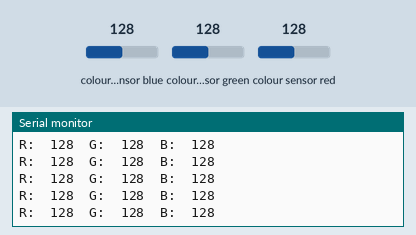
This sketch was run on a simulated Arduino Uno, built with avr-gcc and run on an emulated ATmega328P. Shown: the last lines printed to the serial monitor. The inputs (shaded band) are chosen by the test bench; at power-on: colour sensor blue 128, colour sensor green 128, colour sensor red 128.

Above: at 1.3 s.
1.4 s: colour sensor blue set to 5
At 1.44 s:
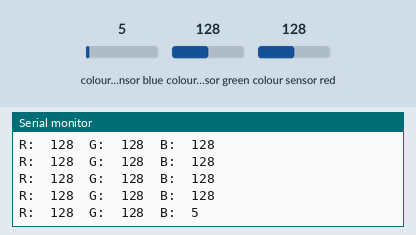
2.9 s: colour sensor green set to 5
At 2.91 s:
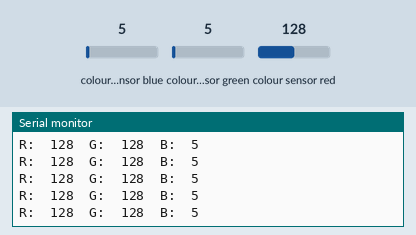
5.9 s: colour sensor blue set to 128
At 5.9 s:
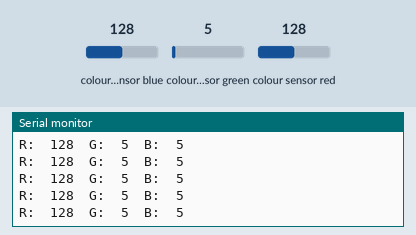
8.9 s: colour sensor green set to 64
At 8.9 s:
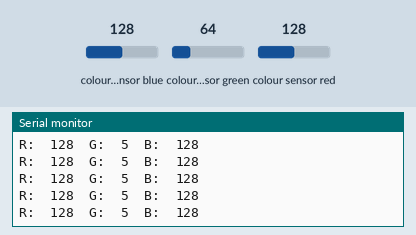
11.9 s: colour sensor red set to 5
At 11.9 s:
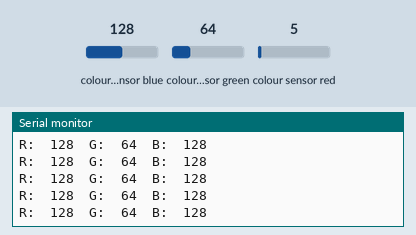
Timing chart, 0 to 14.4 s (numbered marks = the images above; inputs shaded):
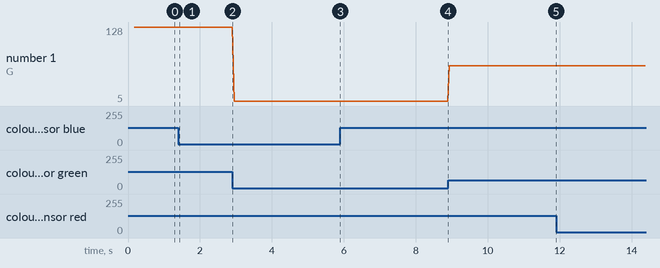

The sketch:

TEST_PROJECT.ino
```cpp
char msg[30];
#include <Wire.h>
#include "Adafruit_TCS34725.h"
float red, green, blue;
Adafruit_TCS34725 tcs = Adafruit_TCS34725(TCS34725_INTEGRATIONTIME_50MS, TCS34725_GAIN_4X);

void sense()
{
  while(true)
    {
      tcs.getRGB(&red, &green, &blue);
        Serial.print("R:\t"); Serial.print(int(red));
  Serial.print("\tG:\t"); Serial.print(int(green));
  Serial.print("\tB:\t"); Serial.print(int(blue));
  Serial.print("\n");
      }
  }

void setup() {
 Serial.begin(9600);
 delay(100);
 Serial.println("WELCOME TO AUTOCACHER DATABASE...");
 Serial.println("ENTER COLOR FOR CRIMINAL CAR");
}

void loop() {
sense();
while (!Serial.available ());
delay(20);

for(int cnt = 0; Serial.available(); cnt++) {
  msg[cnt] = Serial.read();
}
Serial.println ( );
Serial.print("CRIMINAL CAR SET TO ");
Serial.print(msg);


}
```

Measured:
- after the input at 1.4 s, the serial monitor: prints a new line at once (image 1)
- plotted number 1: 5 → 64 after the input at 8.9 s
